Frame 1 (no input): blank canvas, image omitted
Frame 60 (no input): blank canvas, image omitted
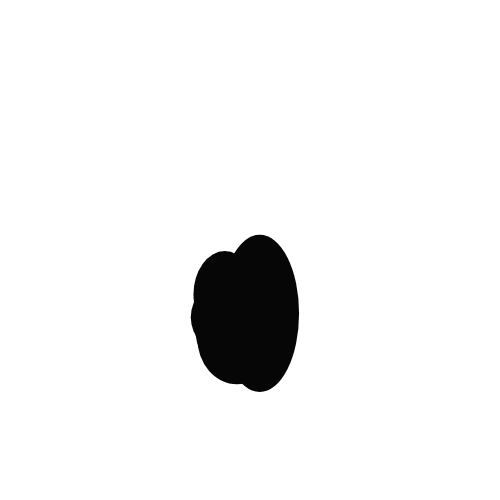
Frame 120 (the mouse pressed at the canvas centre since frame 60)

The p5.js sketch whose frames 1 and 60 were blank and that drew this single picture after the mouse press (run headless with seeded random() and noise() and a simulated clock; from frame 60 on, the mouse is pressed at the canvas centre):

// p5.js sketch
// ── sketch.js
function setup() {
    createCanvas(500, 500);
    background(255);
  }
  
  function draw() {
  
    copy(0, 0, width, height, 0, 1, width, height);
    
    if (frameCount % 10 == 0) {
      background(255, 1);
    }
  }
  
  function mousePressed() {
   
    fill(0);
    noStroke();
    
    let particles = random(10, 30);
    for (let i = 0; i < particles; i++) {
      let r = random(20, 80);

      ellipse(
        mouseX + random(-30, 30), 
        mouseY + random(-30, 30), 
        r, 
        r * random(0.5, 2)
      );
    }
  }
